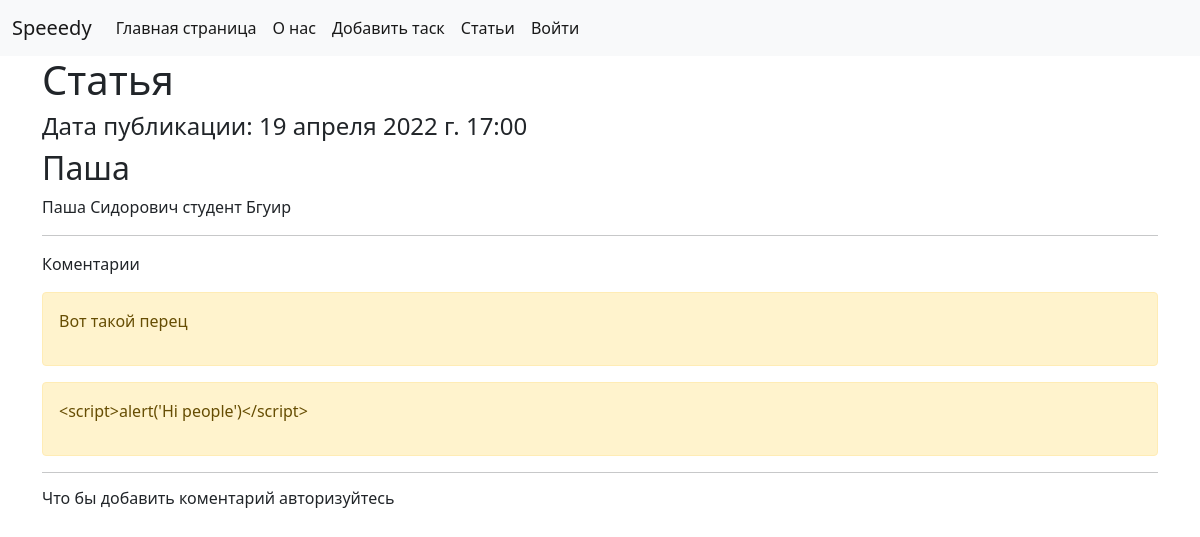
/articles/get/2/, run on the app's committed database.
### main/models.py (models this page shows)
class Article(models.Model):
    class Meta:
        db_table = 'article'
    article_title = models.CharField(max_length=200)
    article_text = models.TextField()
    article_data = models.DateTimeField()
    article_likes = models.IntegerField(default=0)

class Comments(models.Model):
    class Meta:
        db_table = 'comments'
    comments_text = models.TextField()
    comments_article = models.ForeignKey('Article', on_delete=models.CASCADE)

### main/views.py (the view)
# urls.py: re_path(r'^articles/get/(?P<article_id>\d+)/$', views.article),
def article(request, article_id=1):
    comment_form = CommentForm()
    args = {
        'form': comment_form,
        'article': Article.objects.get(id=article_id),
        'comments': Comments.objects.filter(comments_article_id=article_id),
        'username': auth.get_user(request).username,
    }
    return render(request, 'main/article.html', args)

### main/templates/main/article.html (shortened to what this page needs)
{% extends 'main/base.html' %}
{% load static %} }}
{% block contects %}
    <h1>Статья</h1>
    <h4>Дата публикации: {{ article.article_data }}</h4>
    <h2>{{ article.article_title }}</h2>
    <p>{{ article.article_text }}</p>
    <hr>
    <p>Коментарии</p>
    {% if comments %}
        {% for comment in comments %}
            <div class="alert alert-warning mt-2">
                <p>{{ comment.comments_text }}</p>
            </div>
        {% endfor %}
    {% else %}
        <p>Нет коментариев</p>
    {% endif %}
    <hr>
    {% if username %}
        <form action="/articles/addcomment/{{ article.id }}/" method="post">
            {% csrf_token %}
            {{ form.comments_text }}<br>
            <button type="submit" class="btn btn-success">Добавить коментарий</button>
        </form>
    {% else %}
        <h6>Что бы добавить коментарий авторизуйтесь</h6>
    {% endif %}
{% endblock %}

### data on the page
Article: article_data "19 апреля 2022 г. 17:00", article_title "Паша", article_text "Паша Сидорович студент Бгуир"
Comments: comments_text "Вот такой перец"
Comments: comments_text "<script>alert('Hi people')</script>"
